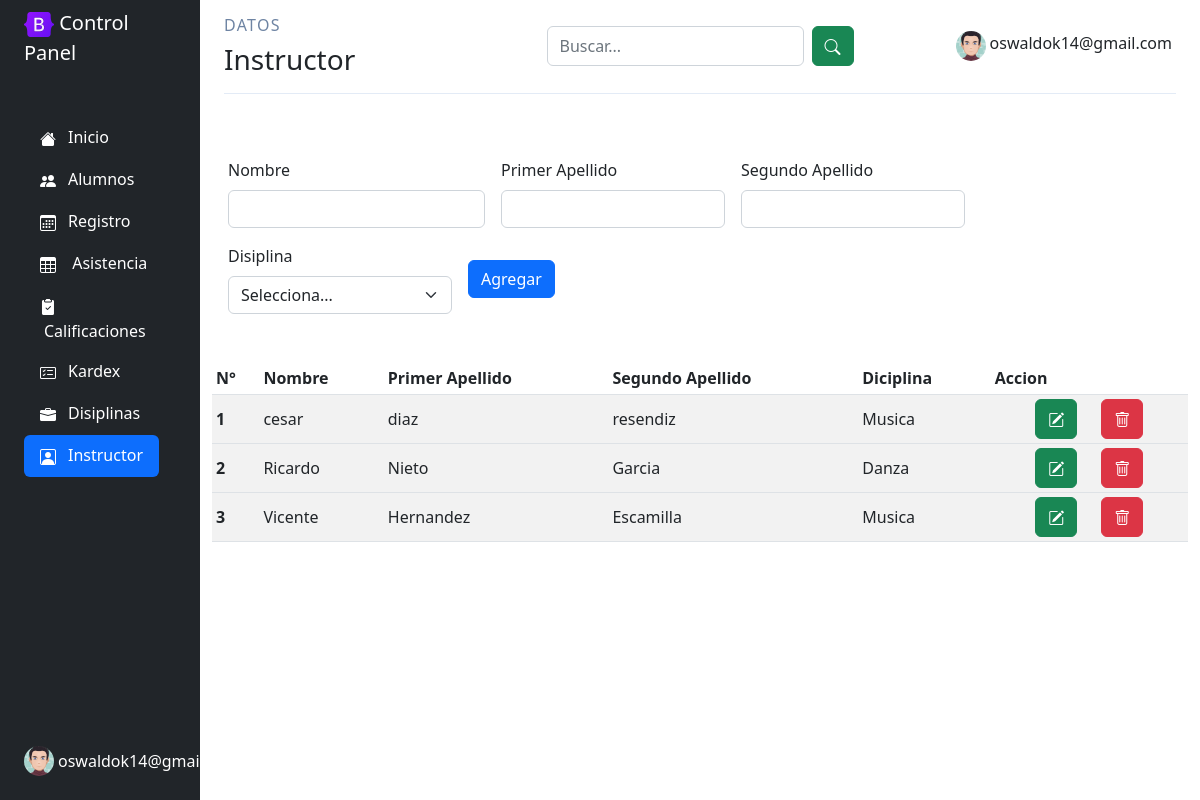
Screenshot of /instructor.php (signed in) with the database file from the repository.
### tables this page shows
CREATE TABLE `maestros` (
  `id` int(11) NOT NULL,
  `nombre` varchar(100) NOT NULL,
  `apellido1` varchar(100) NOT NULL,
  `apellido2` varchar(100) NOT NULL,
  `disciplina` varchar(200) NOT NULL
);

### consultaM.php (called while the page is built, shortened)
<?php
require "conn.php";
$consultar = "SELECT * FROM maestros";
$query = mysqli_query($conn, $consultar);
?>

### instructor.php (the view, shortened to what this page needs)
<?php
require "consultaM.php";
?>
<!doctype html>
<html lang="es">
<head>
    <link href="https://cdn.jsdelivr.net/npm/bootstrap@5.2.1/dist/css/bootstrap.min.css" rel="stylesheet">
    <link rel="stylesheet" href="https://cdn.jsdelivr.net/npm/bootstrap-icons@1.10.3/font/bootstrap-icons.css">
    <link rel="stylesheet" href="controlstyle.css">
</head>
<body>
    <header>
        <div class="container-fluid">
            <div class="row flex-nowrap">
                <div class="col-auto col-md-3 col-xl-2 px-sm-2 px-0 bg-dark">
                    <div class="menuLateral d-flex flex-column align-items-center align-items-sm-start px-3 pt-2 text-white min-vh-100">
                        <a href="/" class="d-flex align-items-center pb-3 mb-md-0 me-md-auto text-white text-decoration-none">
                            <span class="fs-5 d-none d-sm-inline"><img src="bootstrap-logo.svg" alt="logo" width="30px" height="25px"> Control Panel</span>
                        </a>
                        <ul class="nav nav-pills flex-column mb-sm-auto mb-0 align-items-center align-items-sm-start" id="menu">
                            <li class="nav-item">
                                <a href="controlpanel.php" class="nav-link text-white">
                                    <i class="bi bi-house-fill me-2"></i><span class="ms-1 d-none d-sm-inline">Inicio</span>
                                </a>
                            </li>
                            <li>
                                <a href="alumnos.php" class="nav-link text-white">
                                    <i class="bi bi-people-fill me-2"></i><span class="ms-1 d-none d-sm-inline">Alumnos</span>
                                </a>
                            </li>
                            <li>
                                <a href="registro.php" class="nav-link text-white">
                                    <i class="bi bi-calendar3 me-2"></i><span class="ms-1 d-none d-sm-inline">Registro</span></a>
                            </li>
                            <li>
                                <a href="#" class="nav-link text-white">
                                    <i class="bi bi-table me-2"></i> <span class="ms-1 d-none d-sm-inline">Asistencia</span></a>
                            </li>
                            <li>
                                <a href="#" class="nav-link text-white">
                                    <i class="bi bi-clipboard2-check-fill me-2"></i><span class="ms-1 d-none d-sm-inline">Calificaciones</span></a>
                            </li>
                            <li>
                                <a href="#" class="nav-link text-white">
                                    <i class="bi bi-card-checklist me-2"></i><span class="ms-1 d-none d-sm-inline">Kardex</span> </a>
                            </li>
                            <li>
                                <a href="#" class="nav-link text-white">
                                    <i class="bi bi-briefcase-fill me-2"></i><span class="ms-1 d-none d-sm-inline">Disiplinas</span> </a>
                            </li>
                            <li>
                                <a href="instructor.php" class="nav-link text-white active">
                                    <i class="bi bi-person-square me-2"></i><span class="ms-1 d-none d-sm-inline">Instructor</span> </a>
                            </li>
                        </ul>
                        <div class="dropdown pb-4">
                            <a href="#" class="d-flex align-items-center text-white text-decoration-none dropdown-toggle" id="dropdownUser1" data-bs-toggle="dropdown" aria-expanded="false">
                                <img src="myAvatar.png" alt="avatar" width="30" height="30" class="rounded-circle">
                                <span class="d-none d-sm-inline mx-1"><?php echo $_SESSION['user']; ?></span>
                            </a>
                        </div>
                    </div>
                </div>
                <div class="col py-0">
                    <div class="main-content">
                        <div class="header">
                            <div class="container-fluid">
                                <div class="header-body">
                                    <div class="row align-items-center row">
                                        <div class="col">
                                            <h6 class="header-pretitle fw-3">Datos</h6>
                                            <h1 class="header-title fs-3">Instructor</h1>
                                        </div>
                                        <div class="col-auto">
                                            <form class="d-flex" role="search">
                                                <input class="form-control me-2" type="search" placeholder="Buscar..." aria-label="Search">
                                                <button class="btn btn-success" type="submit"><i class="bi bi-search"></i></button>
                                            </form>
                                        </div>
                                        <div class="col d-flex justify-content-end">
                                            <img src="myAvatar.png" alt="avatar" width="30" height="30" class="rounded-circle">
                                            <span class="d-none d-sm-inline mx-1"><?php echo $_SESSION['user']; ?></span>
                                        </div>
                                    </div>
                                </div>
                            </div>
                        </div>
                        <div class="container">
                            <div class="row d-flex align-items-center justify-content-center">
                                <form class="row g-3" action="altaM.php" method="POST" enctype="multipart/form-data">
                                    <div class="col-auto">
                                        <label for="validationDefault03" class="form-label">Nombre</label>
                                        <input type="text" class="form-control" name="nombre" id="validationDefault03" required>
                                    </div>
                                    <div class="col-md-3">
                                        <label for="validationDefault03" class="form-label">Primer Apellido</label>
                                        <input type="text" class="form-control" name="apellido1" id="validationDefault03" required>
                                    </div>
                                    <div class="col-md-3">
                                        <label for="validationDefault03" class="form-label">Segundo Apellido</label>
                                        <input type="text" class="form-control" name="apellido2" id="validationDefault03" required>
                                    </div>
                                    <div class="col-md-3">
                                        <label for="inputState" class="form-label">Disiplina</label>
                                        <select id="inputState" name="disciplina" class="form-select">
                                            <option selected>Selecciona...</option>
                                        </select>
                                    </div>
                                    <div class="col-auto d-flex align-items-center">
                                        <button class="btn btn-primary" type="submit">Agregar</button>
                                    </div>
                                </form>
                            </div>
                        </div>
                        <div class="container pt-5">
                            <div class="row">
                                <table class="table table-striped table-sm align-middle table-edge table-nowrap mb-0">
                                    <thead>
                                        <tr>
                                            <th scope="col">N°</th>
                                            <th scope="col">Nombre</th>
                                            <th scope="col">Primer Apellido</th>
                                            <th scope="col">Segundo Apellido</th>
                                            <th scope="col">Diciplina</th>
                                            <th scope="col">Accion</th>
                                        </tr>
                                    </thead>
                                    <tbody id="datos">
                                        <?php
                                        foreach ($query as $row) { ?>
                                            <tr>
                                                <th scope="row"><?php echo $row['id']; ?></th>
                                                <td><?php echo $row['nombre']; ?></td>
                                                <td><?php echo $row['apellido1']; ?></td>
                                                <td><?php echo $row['apellido2']; ?></td>
                                                <td><?php echo $row['disciplina']; ?></td>
                                                <td>
                                                    <div class="row d-flex align-items-center justify-content-center">
                                                        <div class="col-auto">
                                                            <button class="btn btn-success"><i class="bi bi-pencil-square"></i></button>
                                                        </div>
                                                        <div class="col-auto">
                                                            <button class="btn btn-danger"><i class="bi bi-trash"></i></button>
                                                        </div>
                                                    </div>
                                                </td>
                                            </tr>
                                    </tbody>
                                <?php
                                        }
                                ?>
                                </table>
                            </div>
                        </div>
                    </div>
                </div>
            </div>
        </div>
    </header>
</body>
</html>

### controlstyle.css (style rules this page uses)
body { min-height: 100vh; min-height: -webkit-fill-available; }
html { height: -webkit-fill-available; }
.bi { vertical-align: -.125em; pointer-events: none; fill: currentColor; }
.bi::before { color: #fff; }
.dropdown-toggle { outline: 0; }
.header { --bs-header-margin-bottom: 2rem; --bs-header-spacing-y: 1rem; --bs-header-body-border-width: 1px; --bs-header-body-border-color: #e3ebf6; --bs-header-body-border-color-dark: rgba(227,235,246,.1); margin-bottom: var(--bs-header-margin-bottom); }
.header-body { border-bottom: var(--bs-header-body-border-width) solid var(--bs-header-body-border-color); padding-bottom: var(--bs-header-spacing-y); padding-top: var(--bs-header-spacing-y); }
.header-pretitle { color: #6e84a3; letter-spacing: .08em; text-transform: uppercase; }
.header-title { margin-bottom: 0; }

### rows the page displays
maestros: id "1", nombre "cesar", apellido1 "diaz", apellido2 "resendiz", disciplina "Musica"
maestros: id "2", nombre "Ricardo", apellido1 "Nieto", apellido2 "Garcia", disciplina "Danza"
maestros: id "3", nombre "Vicente", apellido1 "Hernandez", apellido2 "Escamilla", disciplina "Musica"

### other values shown
$_SESSION['user'] "oswaldok14@gmail.com"
